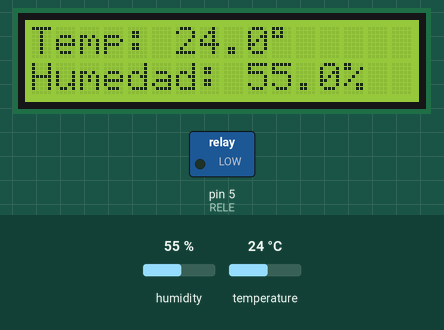
This sketch was run on a simulated Arduino Uno, built with avr-gcc and run on an emulated ATmega328P. On the bench: 16×2 character LCD, switched loads named in the sketch (green lamp = pin HIGH). Inputs (shaded band) come from the test bench; at power-on: humidity 55 %, temperature 24 °C. The local clock reads 2024-03-15 10:24:30 at power-on unless the sketch sets it; what the sketch prints to the serial monitor is not drawn.

Above: at 1.2 s.
1.3 s: humidity set to 22 %
At 2.7 s:
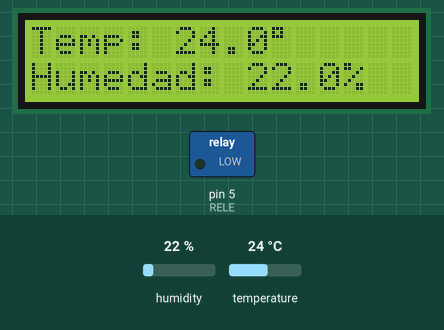
4.1 s: temperature set to 12 °C
At 5.5 s:
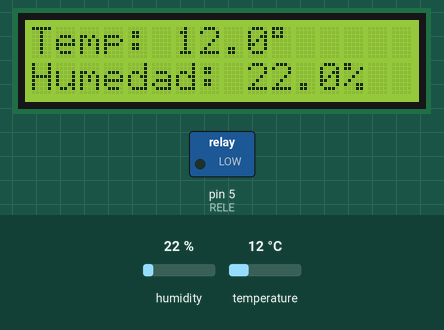
6.9 s: humidity set to 40 %
At 8.7 s:
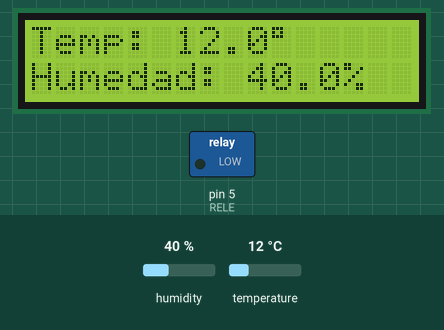
9.8 s: temperature set to 19 °C
At 11.6 s:
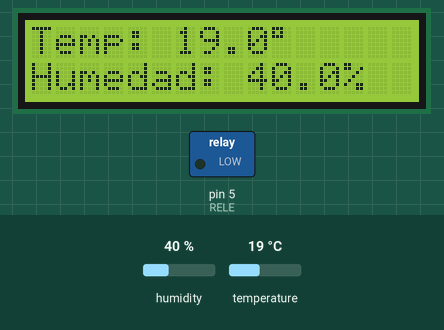
Timing chart, 0 to 13.1 s (numbered marks = the images above; inputs shaded):
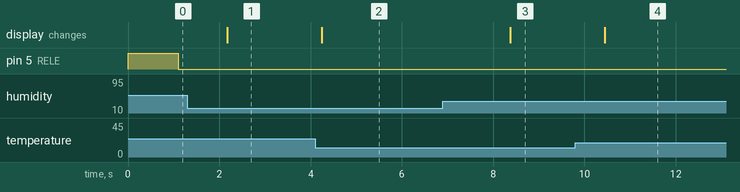

The sketch:

temperatura_mas_lcd_mas_hora.ino
```cpp
#include <DHT.h>
#include <DHT_U.h>
#include <Wire.h>
#include <LCD.h>
#include <LiquidCrystal_I2C.h>
#include <RTClib.h>

RTC_DS3231 rtc;

LiquidCrystal_I2C lcd (0x27, 2, 1, 0, 4, 5, 6, 7);
float SENSOR = 2;
float TEMPERATURA;
float HUMEDAD;

DHT dht(SENSOR, DHT22);
# define RELE 5
void setup() {

  pinMode(RELE, OUTPUT);    // pin 5 como salida
  digitalWrite(RELE, HIGH);
  Serial.begin(9600);
  lcd.setBacklightPin (3,POSITIVE);
  lcd.setBacklight(HIGH);
  lcd.begin(16, 2);
  lcd.clear();
  dht.begin();

  if (! rtc.begin()) {       // si falla la inicializacion del modulo
 Serial.println("Modulo RTC no encontrado !");  // muestra mensaje de error
 while (1);         // bucle infinito que detiene ejecucion del programa
 }

}

void loop() {

 TEMPERATURA = dht.readTemperature();
 HUMEDAD = dht.readHumidity();

 DateTime fecha = rtc.now();      // funcion que devuelve fecha y horario en formato
                                 // DateTime y asigna a variable fecha
 Serial.print(fecha.day());     // funcion que obtiene el dia de la fecha completa
 Serial.print("/");       // caracter barra como separador
 Serial.print(fecha.month());     // funcion que obtiene el mes de la fecha completa
 Serial.print("/");       // caracter barra como separador
 Serial.print(fecha.year());      // funcion que obtiene el año de la fecha completa
 Serial.print(" ");       // caracter espacio en blanco como separador
 Serial.print(fecha.hour());      // funcion que obtiene la hora de la fecha completa
 Serial.print(":");       // caracter dos puntos como separador
 Serial.print(fecha.minute());      // funcion que obtiene los minutos de la fecha completa
 Serial.print(":");       // caracter dos puntos como separador
 Serial.println(fecha.second());    // funcion que obtiene los segundos de la fecha completa


 lcd.setCursor(0, 0);
 lcd.print("Temp: ");
 lcd.print(TEMPERATURA);
 lcd.setCursor(10, 0);
 lcd.print((char)223); // agrega el simbolo "°"
 lcd.setCursor(0, 1);
 lcd.print("Humedad: ");
 lcd.print(HUMEDAD);
 lcd.setCursor(13, 1);
 lcd.print("%");
 delay (1000);
 digitalWrite(RELE, LOW);


}
```

Measured:
- after the input at 1.3 s, the display: changes after 0.87 s (image 1)
- after the input at 4.1 s, the display: changes after 0.14 s (image 2)
- after the input at 6.9 s, the display: changes after 1.5 s (image 3)
- after the input at 9.8 s, the display: changes after 0.64 s (image 4)
